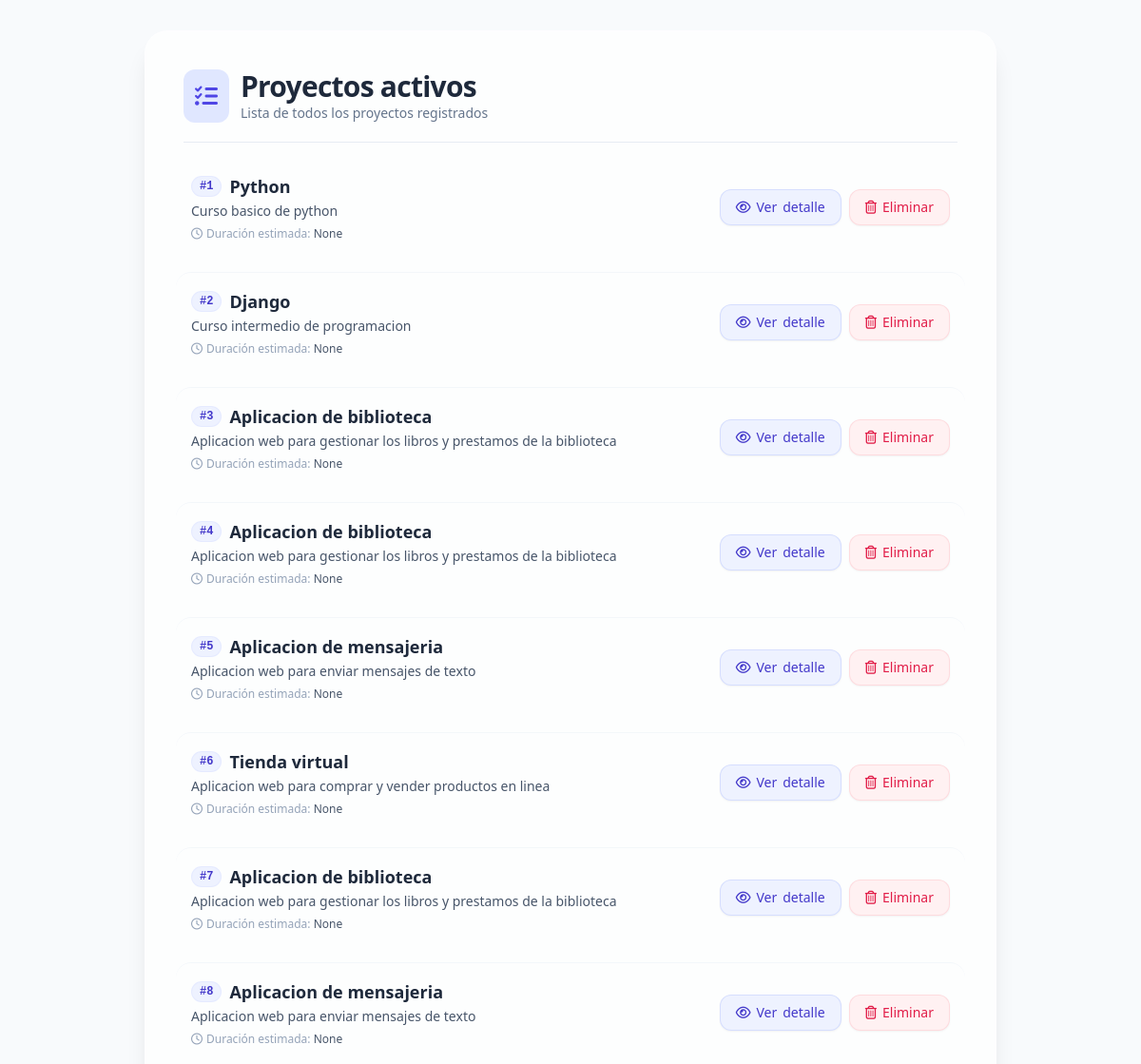
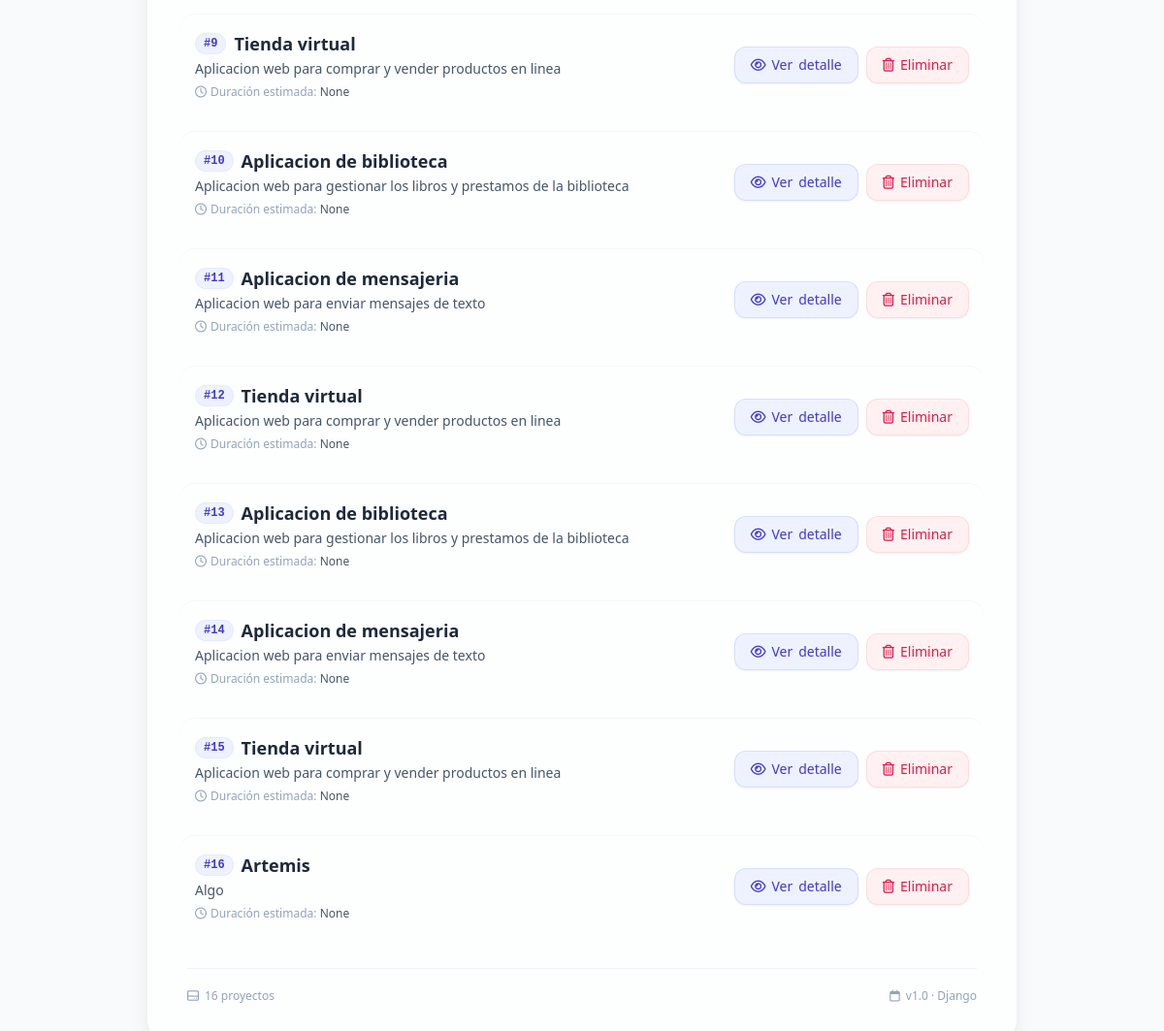
The page /proyectos/ on the database its author committed (2 pictures, top to bottom).
### gestor_proyectos/models.py (models this page shows, shortened)
class Proyecto(models.Model):
    nombre = models.CharField(max_length=100)  # Campo de texto (varchar)
    descripcion = models.TextField()  # Campo de texto largo
    duracion = models.IntegerField()  # Campo numérico entero

### gestor_proyectos/views.py (the view)
# urls.py: path('proyectos/', views.mostrar_proyectos, name='proyectos'),
def mostrar_proyectos(request):
    proyectos = Proyecto.objects.all()
    return render(request, 'proyectos.html', {'proyectos': proyectos})

### gestor_proyectos/templates/proyectos.html (shortened to what this page needs)
<!DOCTYPE html>
<html lang="es">
<head>
    <script src="https://cdn.tailwindcss.com"></script>
    <link rel="stylesheet" href="https://cdnjs.cloudflare.com/ajax/libs/font-awesome/6.0.0-beta3/css/all.min.css" />
</head>
<body class="min-h-screen flex items-start justify-center p-4 md:p-8 font-sans antialiased">
    <div class="w-full max-w-4xl bg-white/70 backdrop-blur-sm rounded-3xl shadow-xl p-6 md:p-10 border border-white/40">
        <div class="flex items-center gap-3 mb-8 border-b border-slate-200/80 pb-5">
            <div class="bg-indigo-100 p-3 rounded-xl text-indigo-600">
                <i class="fa-solid fa-list-check text-2xl"></i>
            </div>
            <div>
                <h1 class="text-2xl md:text-3xl font-bold text-slate-800 tracking-tight">
                    Proyectos activos
                </h1>
                <p class="text-sm text-slate-500 font-light">
                    Lista de todos los proyectos registrados
                </p>
            </div>
        </div>
        {% if proyectos %}
            <ul class="space-y-4 divide-y divide-slate-100/80">
                {% for proyecto in proyectos %}
                <li class="proyecto-card pt-4 first:pt-0 rounded-2xl p-4 -mx-2 hover:bg-slate-50/80 transition-colors duration-200">
                    <div class="flex flex-col md:flex-row md:items-center justify-between gap-3">
                        <div class="flex-1 min-w-0">
                            <h2 class="text-lg font-semibold text-slate-800 flex items-center gap-2">
                                <span class="bg-indigo-50 text-indigo-700 text-xs font-mono px-2 py-0.5 rounded-full border border-indigo-100/60">
                                    #{{ forloop.counter }}
                                </span>
                                {{ proyecto.nombre }}
                            </h2>
                            <p class="text-sm text-slate-600 mt-0.5 line-clamp-2 max-w-2xl">
                                {{ proyecto.descripcion }}
                            </p>
                            <div class="flex items-center gap-1 mt-1.5 text-xs text-slate-400">
                                <i class="fa-regular fa-clock"></i>
                                <span>Duración estimada: <span class="font-medium text-slate-600">{{ proyecto.duracion }}</span></span>
                            </div>
                        </div>
                        <div class="flex items-center gap-2 shrink-0 mt-2 md:mt-0">
                            <a href="{% url 'ver_proyecto' proyecto.id %}"
                               class="inline-flex items-center gap-1.5 px-4 py-2 bg-indigo-50 text-indigo-700 text-sm font-medium rounded-xl border border-indigo-200/60 hover:bg-indigo-100 hover:border-indigo-300 transition-all duration-150 shadow-sm hover:shadow">
                                <i class="fa-regular fa-eye"></i>
                                <span class="hidden sm:inline">Ver</span> detalle
                            </a>
                            <a href="{% url 'eliminar_proyecto' proyecto.id %}"
                            onclick="return confirm('¿Estás seguro de que deseas eliminar este proyecto?');"
                               class="inline-flex items-center gap-1.5 px-4 py-2 bg-rose-50 text-rose-600 text-sm font-medium rounded-xl border border-rose-200/60 hover:bg-rose-100 hover:border-rose-300 transition-all duration-150 shadow-sm hover:shadow">
                                <i class="fa-regular fa-trash-can"></i>
                                <span class="hidden sm:inline">Eliminar</span>
                            </a>
                        </div>
                    </div>
                </li>
                {% endfor %}
            </ul>
        {% endif %}
        <div class="mt-8 pt-5 border-t border-slate-200/60 flex justify-between items-center text-xs text-slate-400">
            <span class="flex items-center gap-1.5">
                <i class="fa-regular fa-hard-drive"></i>
                {{ proyectos|length }} proyecto{{ proyectos|pluralize }}
            </span>
            <span class="flex items-center gap-1.5">
                <i class="fa-regular fa-calendar"></i>
                <span>v1.0 · Django</span>
            </span>
        </div>
    </div>
</body>
</html>

### gestor_proyectos/templates/proyectos.html (style rules this page uses)
body { background: #f8fafc; }
.proyecto-card { transition: transform 0.15s ease, box-shadow 0.15s ease; }

### rows shown on the page
Proyecto: nombre "Python", descripcion "Curso basico de python", duracion "None"
Proyecto: nombre "Django", descripcion "Curso intermedio de programacion", duracion "None"
Proyecto: nombre "Aplicacion de biblioteca", descripcion "Aplicacion web para gestionar los libros y prestamos de la biblioteca", duracion "None"
Proyecto: nombre "Aplicacion de biblioteca", descripcion "Aplicacion web para gestionar los libros y prestamos de la biblioteca", duracion "None"
Proyecto: nombre "Aplicacion de mensajeria", descripcion "Aplicacion web para enviar mensajes de texto", duracion "None"
Proyecto: nombre "Tienda virtual", descripcion "Aplicacion web para comprar y vender productos en linea", duracion "None"
Proyecto: nombre "Aplicacion de biblioteca", descripcion "Aplicacion web para gestionar los libros y prestamos de la biblioteca", duracion "None"
Proyecto: nombre "Aplicacion de mensajeria", descripcion "Aplicacion web para enviar mensajes de texto", duracion "None"
Proyecto: nombre "Tienda virtual", descripcion "Aplicacion web para comprar y vender productos en linea", duracion "None"
Proyecto: nombre "Aplicacion de biblioteca", descripcion "Aplicacion web para gestionar los libros y prestamos de la biblioteca", duracion "None"
Proyecto: nombre "Aplicacion de mensajeria", descripcion "Aplicacion web para enviar mensajes de texto", duracion "None"
Proyecto: nombre "Tienda virtual", descripcion "Aplicacion web para comprar y vender productos en linea", duracion "None"
Proyecto: nombre "Aplicacion de biblioteca", descripcion "Aplicacion web para gestionar los libros y prestamos de la biblioteca", duracion "None"
Proyecto: nombre "Aplicacion de mensajeria", descripcion "Aplicacion web para enviar mensajes de texto", duracion "None"
Proyecto: nombre "Tienda virtual", descripcion "Aplicacion web para comprar y vender productos en linea", duracion "None"
Proyecto: nombre "Artemis", descripcion "Algo", duracion "None"

### other values the page prints
{{ proyectos|length }} "16"
